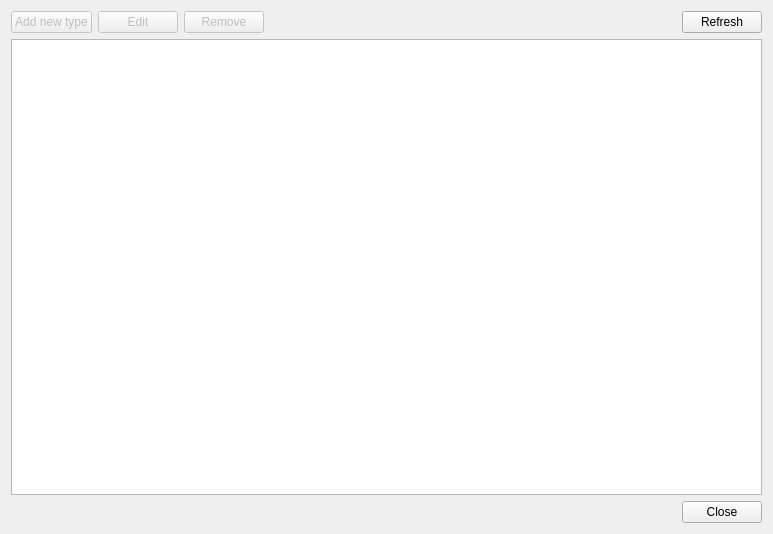
<?xml version="1.0" encoding="UTF-8"?>
<ui version="4.0">
 <class>RoomTypeDialog</class>
 <widget class="QDialog" name="RoomTypeDialog">
  <property name="geometry">
   <rect>
    <x>0</x>
    <y>0</y>
    <width>773</width>
    <height>534</height>
   </rect>
  </property>
  <property name="windowTitle">
   <string>Dialog</string>
  </property>
  <layout class="QVBoxLayout" name="verticalLayout">
   <item>
    <layout class="QHBoxLayout" name="horizontalLayout">
     <item>
      <widget class="QPushButton" name="pushButton_5">
       <property name="enabled">
        <bool>false</bool>
       </property>
       <property name="text">
        <string>Add new type</string>
       </property>
      </widget>
     </item>
     <item>
      <widget class="QPushButton" name="pushButton_6">
       <property name="enabled">
        <bool>false</bool>
       </property>
       <property name="text">
        <string>Edit</string>
       </property>
      </widget>
     </item>
     <item>
      <widget class="QPushButton" name="pushButton_7">
       <property name="enabled">
        <bool>false</bool>
       </property>
       <property name="text">
        <string>Remove</string>
       </property>
      </widget>
     </item>
     <item>
      <spacer name="horizontalSpacer">
       <property name="orientation">
        <enum>Qt::Horizontal</enum>
       </property>
       <property name="sizeHint" stdset="0">
        <size>
         <width>40</width>
         <height>20</height>
        </size>
       </property>
      </spacer>
     </item>
     <item>
      <widget class="QPushButton" name="pushButton">
       <property name="text">
        <string>Refresh</string>
       </property>
      </widget>
     </item>
    </layout>
   </item>
   <item>
    <widget class="QTableView" name="tableView">
     <property name="minimumSize">
      <size>
       <width>0</width>
       <height>150</height>
      </size>
     </property>
     <property name="selectionMode">
      <enum>QAbstractItemView::SingleSelection</enum>
     </property>
     <property name="selectionBehavior">
      <enum>QAbstractItemView::SelectRows</enum>
     </property>
     <attribute name="horizontalHeaderStretchLastSection">
      <bool>true</bool>
     </attribute>
     <attribute name="verticalHeaderVisible">
      <bool>false</bool>
     </attribute>
     <attribute name="verticalHeaderCascadingSectionResizes">
      <bool>true</bool>
     </attribute>
     <attribute name="verticalHeaderDefaultSectionSize">
      <number>26</number>
     </attribute>
    </widget>
   </item>
   <item>
    <layout class="QHBoxLayout" name="horizontalLayout_2">
     <item>
      <spacer name="horizontalSpacer_2">
       <property name="orientation">
        <enum>Qt::Horizontal</enum>
       </property>
       <property name="sizeHint" stdset="0">
        <size>
         <width>40</width>
         <height>20</height>
        </size>
       </property>
      </spacer>
     </item>
     <item>
      <widget class="QPushButton" name="pushButton_2">
       <property name="text">
        <string>Close</string>
       </property>
      </widget>
     </item>
    </layout>
   </item>
  </layout>
 </widget>
 <resources/>
 <connections/>
</ui>
